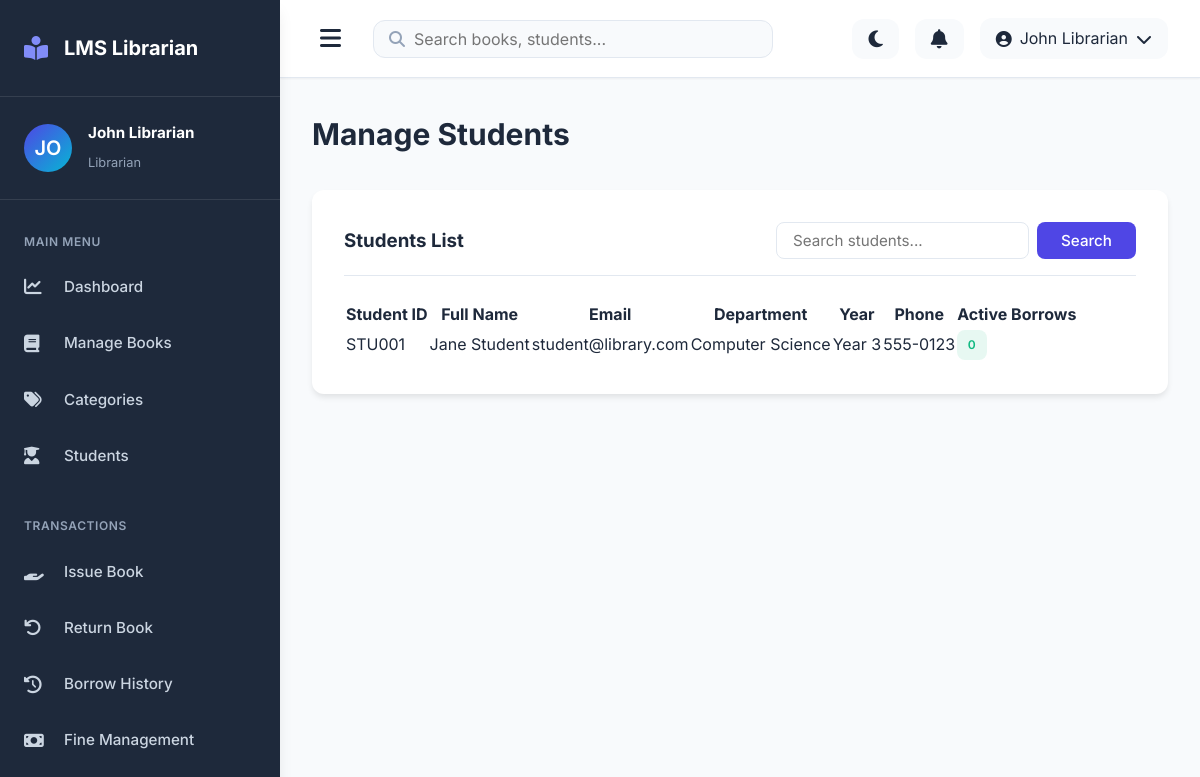
The app's page /librarian/students.php (signed in) with its own data.
### tables this page shows
CREATE TABLE students (
    id INT PRIMARY KEY AUTO_INCREMENT,
    user_id INT UNIQUE,
    student_id VARCHAR(50) UNIQUE NOT NULL,
    full_name VARCHAR(100) NOT NULL,
    department VARCHAR(100),
    year VARCHAR(20),
    phone VARCHAR(20),
    email VARCHAR(100) UNIQUE NOT NULL,
    created_at TIMESTAMP DEFAULT CURRENT_TIMESTAMP,
    updated_at TIMESTAMP DEFAULT CURRENT_TIMESTAMP ON UPDATE CURRENT_TIMESTAMP,
    FOREIGN KEY (user_id) REFERENCES users(id) ON DELETE SET NULL
);

### librarian/students.php (the view, shortened to what this page needs)
<?php
$search = isset($_GET['search']) ? $_GET['search'] : '';
try {
    $db = getDB();
    $whereClause = '';
    $params = [];
    $stmt = $db->prepare("SELECT s.*,
                          (SELECT COUNT(*) FROM borrow_records WHERE student_id = s.id AND status IN ('borrowed', 'overdue')) as active_borrows
                          FROM students s
                          $whereClause
                          ORDER BY s.created_at DESC");
    $stmt->execute($params);
    $students = $stmt->fetchAll();
} catch (PDOException $e) {
    error_log("Students fetch error: " . $e->getMessage());
    setErrorMessage("Error loading students");
}
include '../includes/header.php';
include '../includes/sidebar_librarian.php';
?>
<div class="main-content">
    <?php include '../includes/navbar.php'; ?>
    <div class="content">
        <div class="page-header">
            <h1 class="page-title">Manage Students</h1>
        </div>
        <div class="card">
            <div class="card-header">
                <h3>Students List</h3>
                <form method="GET" style="display: flex; gap: 0.5rem;">
                    <input type="text" name="search" placeholder="Search students..." value="<?php echo htmlspecialchars($search); ?>" class="form-control">
                    <button type="submit" class="btn btn-primary">Search</button>
                </form>
            </div>
            <table class="data-table">
                <thead>
                    <tr>
                        <th>Student ID</th>
                        <th>Full Name</th>
                        <th>Email</th>
                        <th>Department</th>
                        <th>Year</th>
                        <th>Phone</th>
                        <th>Active Borrows</th>
                    </tr>
                </thead>
                <tbody>
                    <?php if (empty($students)): ?>
                    <tr>
                        <td colspan="7" style="text-align: center;">No students found</td>
                    </tr>
                    <?php else: ?>
                    <?php foreach ($students as $student): ?>
                    <tr>
                        <td><?php echo htmlspecialchars($student['student_id']); ?></td>
                        <td><?php echo htmlspecialchars($student['full_name']); ?></td>
                        <td><?php echo htmlspecialchars($student['email']); ?></td>
                        <td><?php echo htmlspecialchars($student['department']); ?></td>
                        <td><?php echo htmlspecialchars($student['year']); ?></td>
                        <td><?php echo htmlspecialchars($student['phone']); ?></td>
                        <td>
                            <span class="badge <?php echo $student['active_borrows'] > 0 ? 'badge-warning' : 'badge-success'; ?>">
                                <?php echo $student['active_borrows']; ?>
                            </span>
                        </td>
                    </tr>
                    <?php endforeach; ?>
                    <?php endif; ?>
                </tbody>
            </table>
        </div>
    </div>
</div>
<?php include '../includes/footer.php'; ?>

### assets/css/style.css (style rules this page uses)
:root { --primary-color: #4f46e5; --primary-dark: #4338ca; --primary-light: #818cf8; --secondary-color: #06b6d4; --success-color: #10b981; --danger-color: #ef4444; --warning-color: #f59e0b; --info-color: #3b82f6; --bg-color: #f8fafc; --surface-color: #ffffff; --text-primary: #1e293b; --text-secondary: #64748b; --text-muted: #94a3b8; --border-color: #e2e8f0; --sidebar-bg: #1e293b; --sidebar-text: #cbd5e1; --sidebar-hover: #334155; --sidebar-active: #4f46e5; --shadow-sm: 0 1px 2px 0 rgba(0, 0, 0, 0.05); --shadow-md: 0 4px 6px -1px rgba(0, 0, 0, 0.1); --shadow-lg: 0 10px 15px -3px rgba(0, 0, 0, 0.1); --shadow-xl: 0 20px 25px -5px rgba(0, 0, 0, 0.1); --spacing-xs: 0.25rem; --spacing-sm: 0.5rem; --spacing-md: 1rem; --spacing-lg: 1.5rem; --spacing-xl: 2rem; --spacing-2xl: 3rem; --radius-sm: 0.25rem; --radius-md: 0.5rem; --radius-lg: 0.75rem; --radius-xl: 1rem; --transition-fast: 150ms ease-in-out; --transition-normal: 300ms ease-in-out; --transition-slow: 500ms ease-in-out; }
* { margin: 0; padding: 0; box-sizing: border-box; }
html { font-size: 16px; scroll-behavior: smooth; }
body { font-family: 'Inter', 'Segoe UI', Tahoma, Geneva, Verdana, sans-serif; background-color: var(--bg-color); color: var(--text-primary); line-height: 1.6; transition: background-color var(--transition-normal); overflow-x: hidden; }
button { cursor: pointer; border: none; outline: none; font-family: inherit; }
input, select, textarea { font-family: inherit; font-size: inherit; outline: none; }
.main-content { flex: 1; margin-left: 280px; transition: margin-left var(--transition-normal); }
.content { padding: var(--spacing-xl); }
.page-header { margin-bottom: var(--spacing-xl); }
.page-title { font-size: 1.875rem; font-weight: 700; color: var(--text-primary); margin-bottom: var(--spacing-sm); }
.card { background-color: var(--surface-color); border-radius: var(--radius-lg); box-shadow: var(--shadow-md); padding: var(--spacing-xl); margin-bottom: var(--spacing-lg); transition: all var(--transition-fast); }
.card-header { display: flex; align-items: center; justify-content: space-between; margin-bottom: var(--spacing-lg); padding-bottom: var(--spacing-md); border-bottom: 1px solid var(--border-color); }
.btn { display: inline-flex; align-items: center; gap: var(--spacing-sm); padding: var(--spacing-sm) var(--spacing-lg); border-radius: var(--radius-md); font-weight: 500; font-size: 0.95rem; cursor: pointer; transition: all var(--transition-fast); border: none; text-align: center; }
.btn-primary { background-color: var(--primary-color); color: white; }
.form-control { width: 100%; padding: var(--spacing-sm) var(--spacing-md); border: 1px solid var(--border-color); border-radius: var(--radius-md); background-color: var(--surface-color); color: var(--text-primary); font-size: 0.95rem; transition: all var(--transition-fast); }
.badge { display: inline-block; padding: 0.35rem 0.65rem; font-size: 0.75rem; font-weight: 600; border-radius: var(--radius-md); text-transform: uppercase; letter-spacing: 0.05em; }
.badge-success { background-color: rgba(16, 185, 129, 0.1); color: var(--success-color); }

### records on screen
students: student "STU001", full_name "Jane Student", email "student@library.com", department "Computer Science", year "Year 3", phone "555-0123", active_borrows "0"

### other values on screen
$userInitials "JO"
$currentUser['full_name'] "John Librarian"
str_replace('_', ' ', $currentUser['role']) "Librarian"
